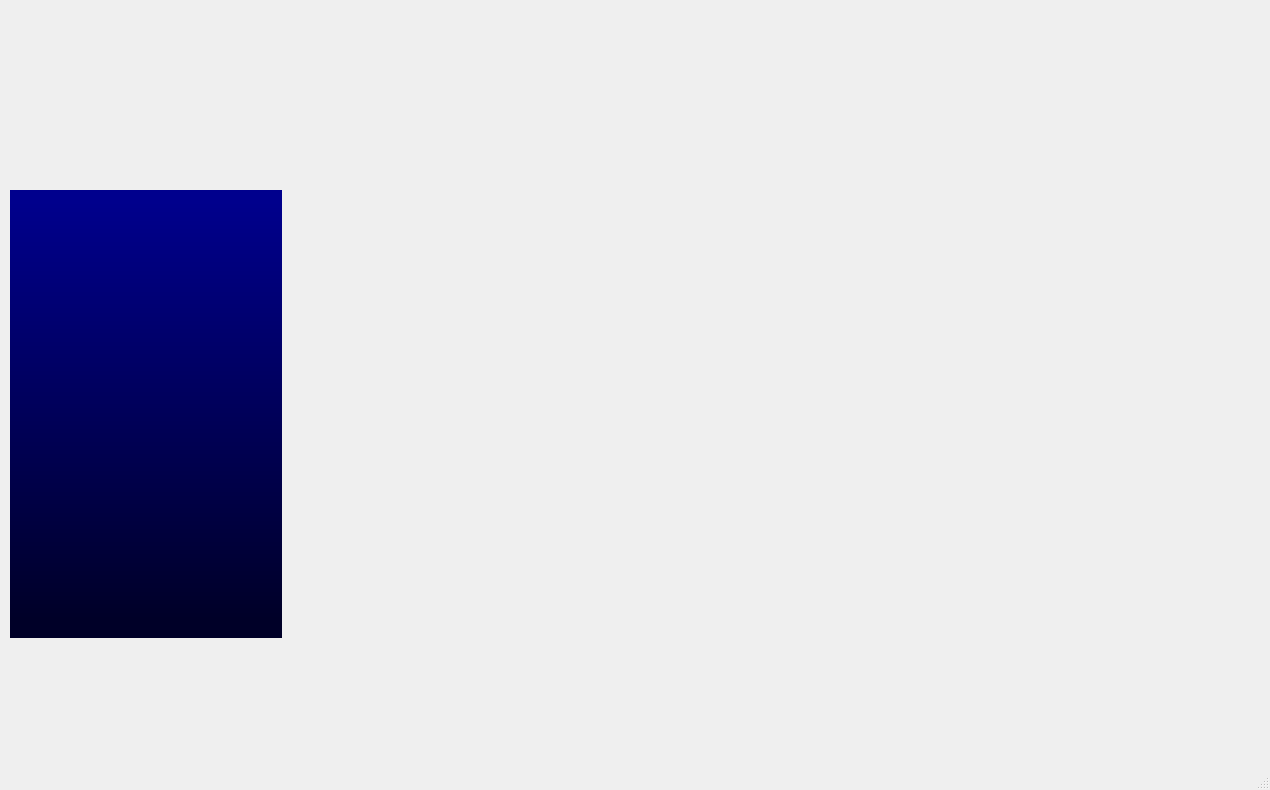
<?xml version="1.0" encoding="UTF-8"?>
<ui version="4.0">
 <class>MainWindow</class>
 <widget class="QMainWindow" name="MainWindow">
  <property name="geometry">
   <rect>
    <x>0</x>
    <y>0</y>
    <width>1270</width>
    <height>790</height>
   </rect>
  </property>
  <property name="windowTitle">
   <string notr="true">MainWindow</string>
  </property>
  <property name="toolTip">
   <string notr="true"/>
  </property>
  <property name="statusTip">
   <string notr="true"/>
  </property>
  <property name="whatsThis">
   <string notr="true"/>
  </property>
  <property name="styleSheet">
   <string notr="true"/>
  </property>
  <property name="windowFilePath">
   <string notr="true"/>
  </property>
  <widget class="QWidget" name="centralwidget">
   <property name="toolTip">
    <string notr="true"/>
   </property>
   <property name="statusTip">
    <string notr="true"/>
   </property>
   <property name="whatsThis">
    <string notr="true"/>
   </property>
   <widget class="QFrame" name="frameWindow">
    <property name="geometry">
     <rect>
      <x>0</x>
      <y>0</y>
      <width>1270</width>
      <height>790</height>
     </rect>
    </property>
    <property name="toolTip">
     <string notr="true"/>
    </property>
    <property name="statusTip">
     <string notr="true"/>
    </property>
    <property name="whatsThis">
     <string notr="true"/>
    </property>
    <property name="autoFillBackground">
     <bool>false</bool>
    </property>
    <property name="styleSheet">
     <string notr="true"/>
    </property>
    <property name="frameShape">
     <enum>QFrame::NoFrame</enum>
    </property>
    <property name="frameShadow">
     <enum>QFrame::Raised</enum>
    </property>
    <property name="lineWidth">
     <number>0</number>
    </property>
    <widget class="QFrame" name="frameEscala">
     <property name="geometry">
      <rect>
       <x>0</x>
       <y>0</y>
       <width>1281</width>
       <height>81</height>
      </rect>
     </property>
     <property name="toolTip">
      <string notr="true"/>
     </property>
     <property name="statusTip">
      <string notr="true"/>
     </property>
     <property name="whatsThis">
      <string notr="true"/>
     </property>
     <property name="styleSheet">
      <string notr="true"/>
     </property>
     <property name="frameShape">
      <enum>QFrame::NoFrame</enum>
     </property>
     <property name="frameShadow">
      <enum>QFrame::Raised</enum>
     </property>
     <property name="lineWidth">
      <number>0</number>
     </property>
     <layout class="QVBoxLayout" name="verticalLayout_Escala">
      <property name="spacing">
       <number>0</number>
      </property>
      <property name="margin">
       <number>0</number>
      </property>
      <item>
       <widget class="EscaleGrid" name="escalegrid" native="true">
        <property name="toolTip">
         <string notr="true"/>
        </property>
        <property name="statusTip">
         <string notr="true"/>
        </property>
        <property name="whatsThis">
         <string notr="true"/>
        </property>
        <property name="styleSheet">
         <string notr="true"/>
        </property>
       </widget>
      </item>
     </layout>
    </widget>
    <widget class="QFrame" name="frameHealth">
     <property name="geometry">
      <rect>
       <x>10</x>
       <y>190</y>
       <width>272</width>
       <height>448</height>
      </rect>
     </property>
     <property name="toolTip">
      <string notr="true"/>
     </property>
     <property name="statusTip">
      <string notr="true"/>
     </property>
     <property name="whatsThis">
      <string notr="true"/>
     </property>
     <property name="styleSheet">
      <string notr="true">background-color: qlineargradient(spread:pad, x1:0.5, y1:1, x2:0.5, y2:0.017, stop:0.0451977 rgba(0, 0, 40, 255), stop:1 rgba(0, 0, 141, 255));</string>
     </property>
     <property name="frameShape">
      <enum>QFrame::NoFrame</enum>
     </property>
     <property name="frameShadow">
      <enum>QFrame::Raised</enum>
     </property>
     <property name="lineWidth">
      <number>0</number>
     </property>
     <layout class="QVBoxLayout" name="verticalLayout_Health">
      <property name="margin">
       <number>0</number>
      </property>
      <item>
       <widget class="HealthWidget" name="healthWidget" native="true">
        <property name="toolTip">
         <string notr="true"/>
        </property>
        <property name="statusTip">
         <string notr="true"/>
        </property>
        <property name="whatsThis">
         <string notr="true"/>
        </property>
        <property name="styleSheet">
         <string notr="true"/>
        </property>
        <layout class="QVBoxLayout" name="verticalLayout_3"/>
       </widget>
      </item>
     </layout>
    </widget>
    <widget class="QFrame" name="frameBussola">
     <property name="geometry">
      <rect>
       <x>1040</x>
       <y>190</y>
       <width>241</width>
       <height>241</height>
      </rect>
     </property>
     <property name="toolTip">
      <string notr="true"/>
     </property>
     <property name="statusTip">
      <string notr="true"/>
     </property>
     <property name="whatsThis">
      <string notr="true"/>
     </property>
     <property name="styleSheet">
      <string notr="true"/>
     </property>
     <property name="frameShape">
      <enum>QFrame::NoFrame</enum>
     </property>
     <property name="frameShadow">
      <enum>QFrame::Raised</enum>
     </property>
     <property name="lineWidth">
      <number>0</number>
     </property>
     <layout class="QVBoxLayout" name="verticalLayout_Bussola">
      <property name="spacing">
       <number>0</number>
      </property>
      <property name="sizeConstraint">
       <enum>QLayout::SetDefaultConstraint</enum>
      </property>
      <property name="margin">
       <number>0</number>
      </property>
      <item>
       <widget class="WidgetBussola" name="widgetBussola" native="true">
        <property name="toolTip">
         <string notr="true"/>
        </property>
        <property name="statusTip">
         <string notr="true"/>
        </property>
        <property name="whatsThis">
         <string notr="true"/>
        </property>
        <property name="styleSheet">
         <string notr="true"/>
        </property>
       </widget>
      </item>
     </layout>
    </widget>
    <widget class="QFrame" name="frameHorizonte">
     <property name="geometry">
      <rect>
       <x>1040</x>
       <y>440</y>
       <width>241</width>
       <height>241</height>
      </rect>
     </property>
     <property name="toolTip">
      <string notr="true"/>
     </property>
     <property name="statusTip">
      <string notr="true"/>
     </property>
     <property name="whatsThis">
      <string notr="true"/>
     </property>
     <property name="styleSheet">
      <string notr="true"/>
     </property>
     <property name="frameShape">
      <enum>QFrame::NoFrame</enum>
     </property>
     <property name="frameShadow">
      <enum>QFrame::Raised</enum>
     </property>
     <property name="lineWidth">
      <number>0</number>
     </property>
     <layout class="QVBoxLayout" name="verticalLayout_Horizonte">
      <property name="spacing">
       <number>0</number>
      </property>
      <property name="margin">
       <number>0</number>
      </property>
      <item>
       <widget class="HorizonArtifictialWidget" name="widgetHorizonte" native="true">
        <property name="toolTip">
         <string notr="true"/>
        </property>
        <property name="statusTip">
         <string notr="true"/>
        </property>
        <property name="whatsThis">
         <string notr="true"/>
        </property>
        <property name="styleSheet">
         <string notr="true"/>
        </property>
       </widget>
      </item>
     </layout>
    </widget>
    <zorder>frameEscala</zorder>
    <zorder>frameBussola</zorder>
    <zorder>frameHorizonte</zorder>
    <zorder>frameHealth</zorder>
   </widget>
  </widget>
  <widget class="QMenuBar" name="menubar">
   <property name="geometry">
    <rect>
     <x>0</x>
     <y>0</y>
     <width>1270</width>
     <height>21</height>
    </rect>
   </property>
  </widget>
  <widget class="QStatusBar" name="statusbar"/>
 </widget>
 <customwidgets>
  <customwidget>
   <class>EscaleGrid</class>
   <extends>QWidget</extends>
   <header>escalegrid.h</header>
   <container>1</container>
  </customwidget>
  <customwidget>
   <class>HealthWidget</class>
   <extends>QWidget</extends>
   <header>healthWidget.h</header>
   <container>1</container>
  </customwidget>
  <customwidget>
   <class>HorizonArtifictialWidget</class>
   <extends>QWidget</extends>
   <header>horizonArtifictialWidget.h</header>
   <container>1</container>
  </customwidget>
  <customwidget>
   <class>WidgetBussola</class>
   <extends>QWidget</extends>
   <header>widgetBussola.h</header>
   <container>1</container>
  </customwidget>
 </customwidgets>
 <resources>
  <include location="MainWindowBackgroundImage.qrc"/>
 </resources>
 <connections/>
</ui>
